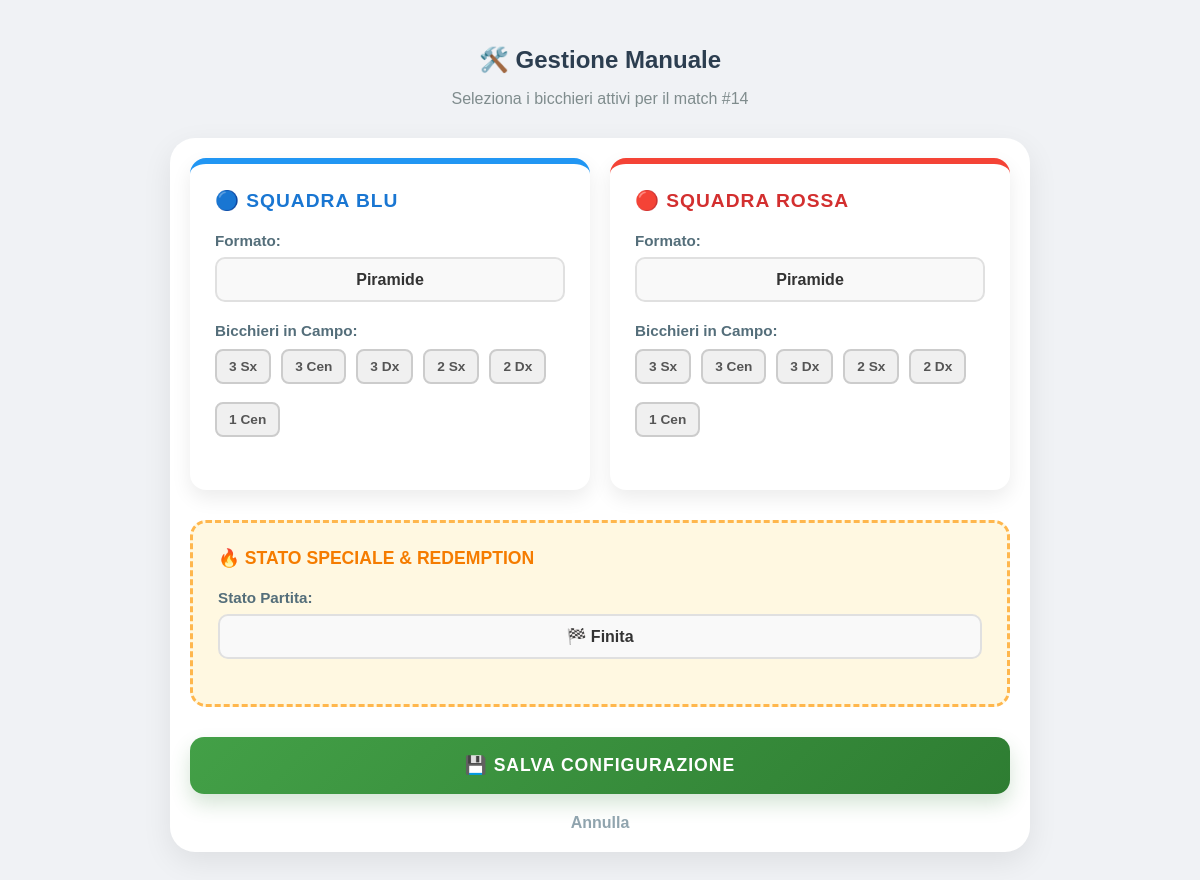
/match/14/manual, run on the app's committed database.
### app/models.py (models this page shows)
class ActiveMatch(db.Model):
    __tablename__ = 'active_matches'
    id = db.Column(db.Integer, primary_key=True)
    match_name = db.Column(db.String(50), default="Partita")
    mode = db.Column(db.String(20), default="squadre")
    status = db.Column(db.String(20), default="running") # running, finished, redemption_t1...
    start_time = db.Column(db.DateTime, default=datetime.now)
    end_time = db.Column(db.DateTime, nullable=True)
    t1_p1 = db.Column(db.String(50)); t1_p2 = db.Column(db.String(50))
    t2_p1 = db.Column(db.String(50)); t2_p2 = db.Column(db.String(50))
    t1_cup_state = db.Column(db.Text, default='[]')
    t2_cup_state = db.Column(db.Text, default='[]')
    t1_pending_list = db.Column(db.Text, default='[]')
    t2_pending_list = db.Column(db.Text, default='[]')
    winning_team = db.Column(db.String(10), nullable=True)
    redemption_shots_left = db.Column(db.Integer, default=0)
    redemption_hits = db.Column(db.Integer, default=0)
    cups_target_for_t1 = db.Column(db.Integer, default=6)
    cups_target_for_t2 = db.Column(db.Integer, default=6)
    pending_damage_for_t1 = db.Column(db.Integer, default=0)
    pending_damage_for_t2 = db.Column(db.Integer, default=0)
    format_target_for_t1 = db.Column(db.String(20), default="Piramide")
    format_target_for_t2 = db.Column(db.String(20), default="Piramide")
    t1_format_changed = db.Column(db.Boolean, default=False)
    t2_format_changed = db.Column(db.Boolean, default=False)
    records = db.relationship('PlayerRecord', backref='match', lazy=True)

### app/main/modifiche_manuali.py (the view)
@bp.route('/match/<int:match_id>/manual')
def manual_override(match_id):
    match = ActiveMatch.query.get_or_404(match_id)
    try: match.active_cups_t1_list = json.loads(match.t1_cup_state)
    except: match.active_cups_t1_list = []
    try: match.active_cups_t2_list = json.loads(match.t2_cup_state)
    except: match.active_cups_t2_list = []
    return render_template('manuale.html', match=match, cup_definitions=CUP_DEFINITIONS)

### app/templates/manuale.html (shortened to what this page needs)
{% extends "base.html" %}
{% block styles %}
    <link rel="stylesheet" href="{{ url_for('static', filename='css/manuale.css') }}">
{% endblock %}
{% block content %}
<div class="container manual-container fade-in">
    <h1 class="page-title">🛠️ Gestione Manuale</h1>
    <p class="page-subtitle">Seleziona i bicchieri attivi per il match #{{ match.id }}</p>
    <form action="{{ url_for('main.manual_override_post', match_id=match.id) }}" method="POST">
        <div class="manual-grid">
            <div class="team-panel blue">
                <span class="panel-title">🔵 Squadra Blu</span>
                <div class="form-group">
                    <label>Formato:</label>
                    <select name="t1_format" id="t1_format" class="form-control" onchange="renderCups('t1')">
                        {% for fmt in cup_definitions.keys() %}
                            <option value="{{ fmt }}" {% if match.format_target_for_t1 == fmt %}selected{% endif %}>
                                {{ fmt }}
                            </option>
                        {% endfor %}
                    </select>
                </div>
                <div class="form-group">
                    <label>Bicchieri in Campo:</label>
                    <div id="t1-cups-container" class="cups-selector-grid">
                        </div>
                </div>
            </div>
            <div class="team-panel red">
                <span class="panel-title">🔴 Squadra Rossa</span>
                <div class="form-group">
                    <label>Formato:</label>
                    <select name="t2_format" id="t2_format" class="form-control" onchange="renderCups('t2')">
                        {% for fmt in cup_definitions.keys() %}
                            <option value="{{ fmt }}" {% if match.format_target_for_t2 == fmt %}selected{% endif %}>
                                {{ fmt }}
                            </option>
                        {% endfor %}
                    </select>
                </div>
                <div class="form-group">
                    <label>Bicchieri in Campo:</label>
                    <div id="t2-cups-container" class="cups-selector-grid">
                         </div>
                </div>
            </div>
        </div>
        <div class="redemption-panel">
            <div class="redemption-title">🔥 STATO SPECIALE & REDEMPTION</div>
            <div class="form-group">
                <label>Stato Partita:</label>
                <select name="match_status" class="form-control" id="statusSelect" onchange="toggleRedemptionFields()">
                    <option value="finished" {% if match.status == 'finished' %}selected{% endif %}>🏁 Finita</option>
                </select>
            </div>
        </div>
        <button type="submit" class="btn-save">💾 SALVA CONFIGURAZIONE</button>
        <a href="{{ url_for('main.home') }}" class="btn-cancel">Annulla</a>
    </form>
</div>
{% endblock %}

### app/static/css/main.css (style rules this page uses)
html { background-color: #f0f2f5; overflow-y: scroll; }
body { font-family: 'Segoe UI', Tahoma, Geneva, Verdana, sans-serif; background: #f0f2f5; margin: 0; padding: 10px; color: #333; -webkit-tap-highlight-color: transparent; }
html { overflow-y: scroll; }
body { font-family: 'Segoe UI', Tahoma, Geneva, Verdana, sans-serif; background: #f0f2f5; margin: 0; padding: 10px; color: #333; }
.container { max-width: 500px; margin: 0 auto; padding-bottom: 80px; }
h1 { text-align: center; color: #2c3e50; font-size: 1.5em; margin-bottom: 5px; }
* { box-sizing: border-box; }
form { background: white; border-radius: 25px; padding: 20px; box-shadow: 0 10px 30px rgba(0,0,0,0.08); width: 100%; }
.form-group { margin-bottom: 20px; width: 100%; }
select, input[type="text"], textarea { width: 100%; padding: 15px; border-radius: 15px; border: 2px solid #f0f2f5; background: #f8f9fa; font-size: 16px; font-weight: 600; color: #333; appearance: none; text-align: center; transition: all 0.5s ease; }

### app/static/css/manuale.css (style rules this page uses)
.manual-container { max-width: 900px; margin: 0 auto; padding: 20px; font-family: 'Arial', sans-serif; }
.page-subtitle { text-align: center; color: #7f8c8d; margin-bottom: 30px; }
.manual-grid { display: grid; grid-template-columns: 1fr 1fr; gap: 20px; margin-bottom: 30px; }
.team-panel { background: #ffffff; padding: 25px; border-radius: 16px; box-shadow: 0 8px 20px rgba(0,0,0,0.08); transition: transform 0.2s ease; }
.team-panel.blue { border-top: 6px solid #2196F3; }
.team-panel.red { border-top: 6px solid #F44336; }
.panel-title { font-weight: 900; text-transform: uppercase; margin-bottom: 20px; display: block; font-size: 1.2em; letter-spacing: 1px; }
.blue .panel-title { color: #1976D2; }
.red .panel-title { color: #D32F2F; }
.form-group { margin-bottom: 20px; }
.form-group label { display: block; font-weight: 700; margin-bottom: 8px; color: #546e7a; font-size: 0.95em; }
.form-control { width: 100%; padding: 12px 15px; border: 2px solid #e0e0e0; border-radius: 10px; font-weight: bold; font-size: 1em; color: #333; background-color: #f9f9f9; transition: all 0.2s; box-sizing: border-box; }
.redemption-panel { background: #fff8e1; padding: 25px; border-radius: 16px; border: 3px dashed #ffb74d; margin-bottom: 30px; }
.redemption-title { color: #f57c00; font-weight: 900; margin-bottom: 20px; display: flex; align-items: center; gap: 10px; font-size: 1.1em; }
.btn-save { background: linear-gradient(135deg, #43a047 0%, #2e7d32 100%); color: white; width: 100%; padding: 18px; font-size: 1.1em; border: none; border-radius: 14px; cursor: pointer; font-weight: 900; text-transform: uppercase; letter-spacing: 1px; box-shadow: 0 10px 20px rgba(46, 125, 50, 0.2); transition: transform 0.2s, box-shadow 0.2s; }
.btn-cancel { display: block; text-align: center; margin-top: 20px; color: #90a4ae; text-decoration: none; font-weight: 600; transition: color 0.2s; }
.cups-selector-grid { display: flex; flex-wrap: wrap; gap: 10px; margin-top: 10px; }

### app/templates/base.html (style rules this page uses)
* { box-sizing: border-box; -webkit-tap-highlight-color: transparent; }

### data on the page
ActiveMatch: id "14", t1_format "Piramide", t2_format "Piramide", match_status "🏁 Finita"
